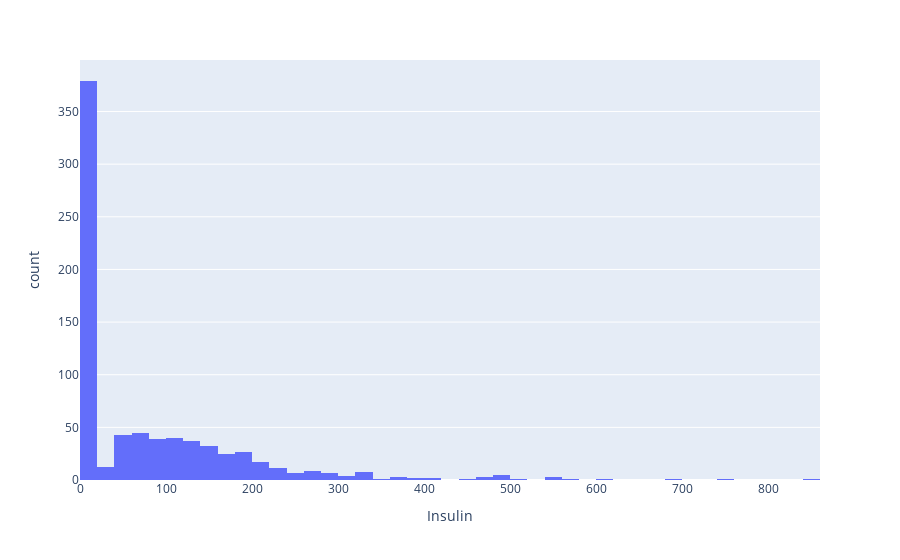

This figure's notebook cell:
### Code cell
px.histogram(df, x='Insulin')

### Figure 1 — Plotly figure (JSON) as saved in the notebook; plotly's stock layout.template omitted (floating-point values rounded to 4 significant figures; data arrays with more than 128 entries replaced by an {"elided": "..."} marker saying what was removed)
{"data": [{"alignmentgroup": "True", "bingroup": "x", "hovertemplate": "Insulin=%{x}<br>count=%{y}<extra></extra>", "legendgroup": "", "marker": {"color": "#636efa", "pattern": {"shape": ""}}, "name": "", "offsetgroup": "", "orientation": "v", "showlegend": false, "type": "histogram", "x": {"elided": "768 int values"}, "xaxis": "x", "yaxis": "y"}], "layout": {"barmode": "relative", "legend": {"tracegroupgap": 0}, "margin": {"t": 60}, "xaxis": {"anchor": "y", "domain": [0, 1], "title": {"text": "Insulin"}}, "yaxis": {"anchor": "x", "domain": [0, 1], "title": {"text": "count"}}}}
